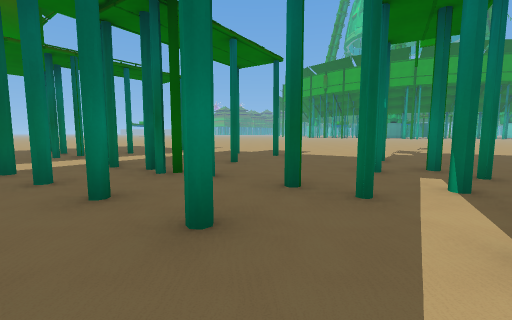
view 1 (above)

19 first-person views from a walk through a 3-D level made in the Godot game engine. The camera is 1.2 m above the floor, tilts 6° down and sees 90° across. The floor is counted in squares, 2 m on a side. Each view is taken from the middle of a square. On the plan, view 1 faces up. The plan holds only what a view shows up to about 9 squares ahead; the rest is blank. The place goes on beyond the plan.

view 2
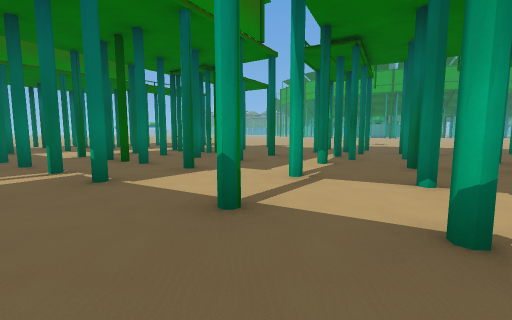

view 3
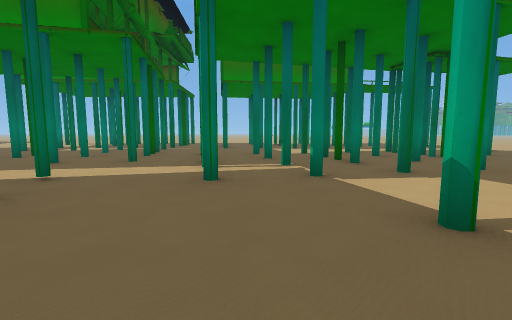

view 4
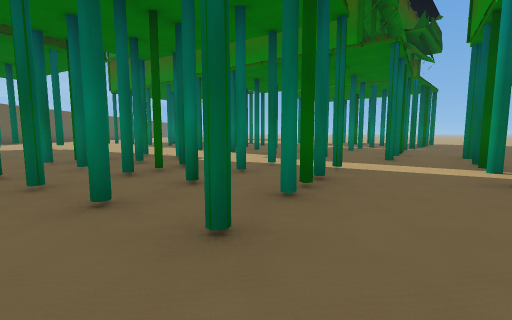

view 5
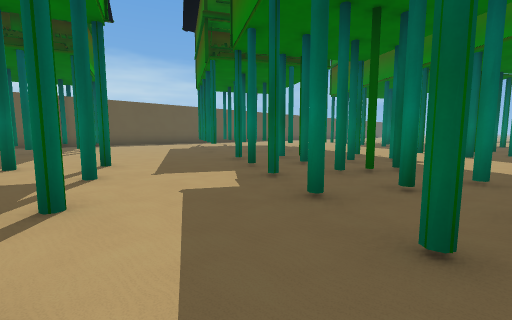

view 6
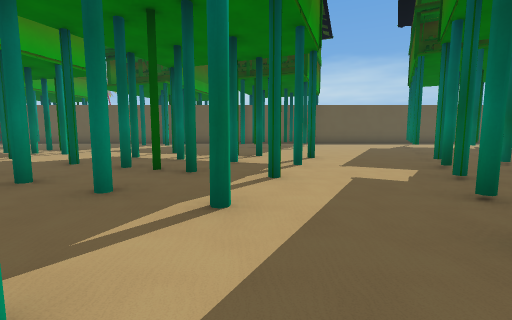

view 7
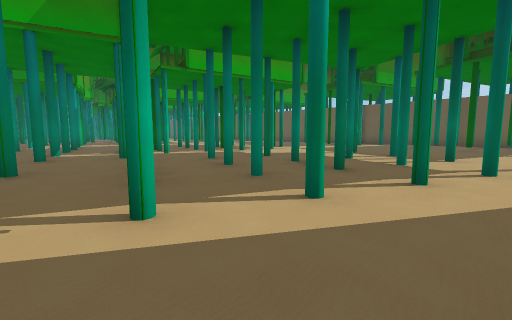

view 8
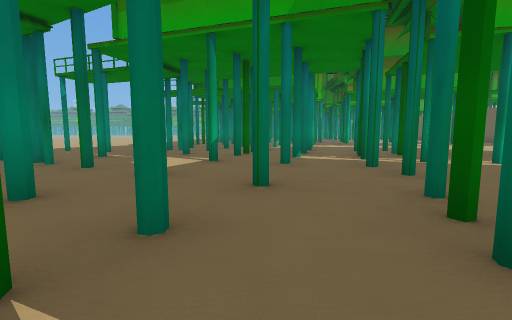

view 9
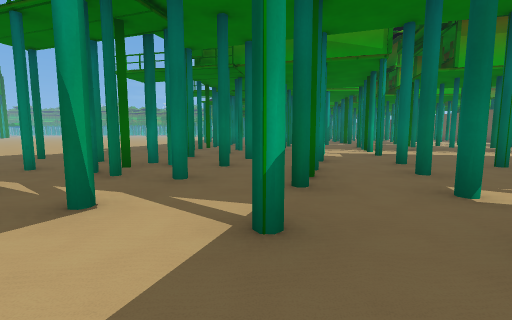

view 10
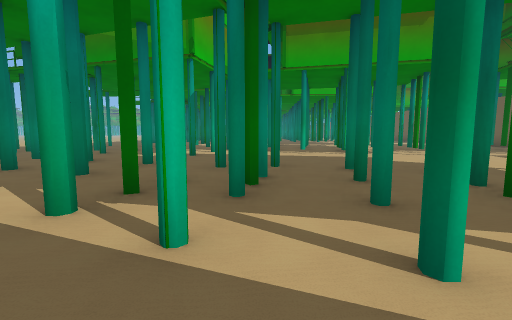

view 11
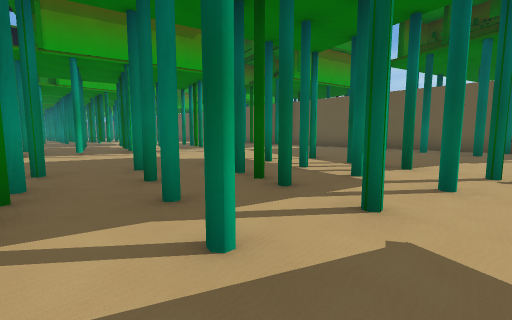

view 12
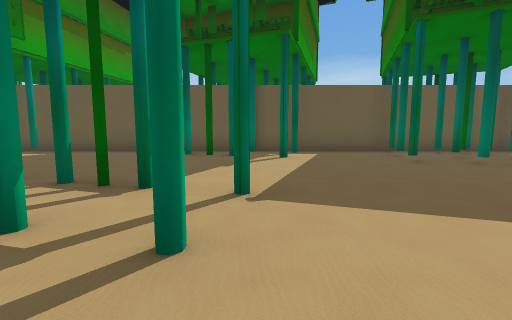

view 13
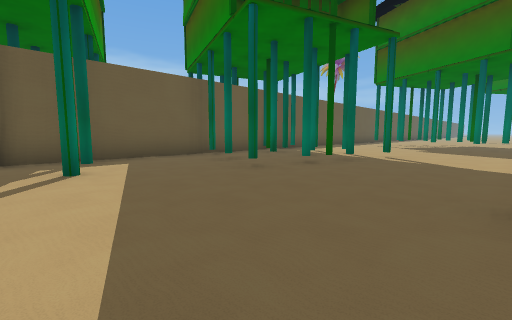

view 14
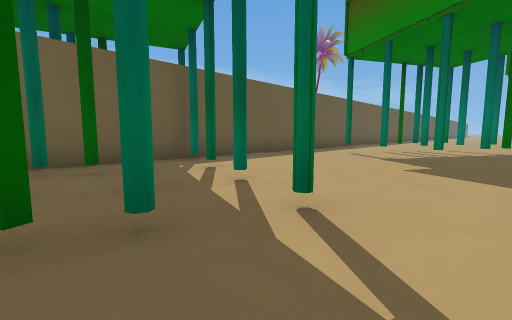

view 15
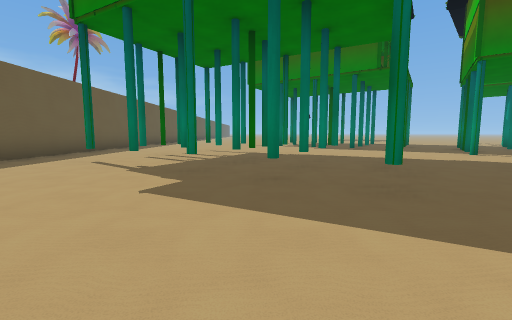

view 16
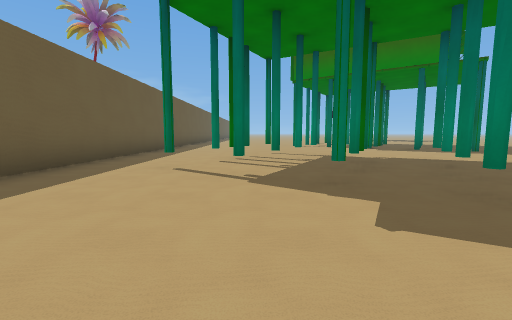

view 17
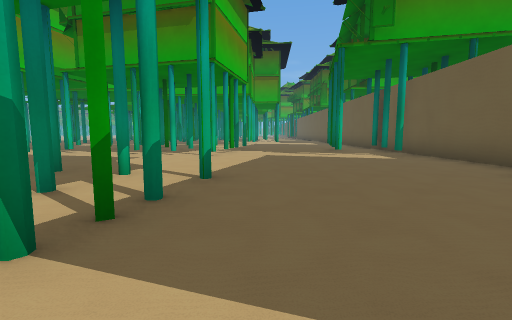

view 18
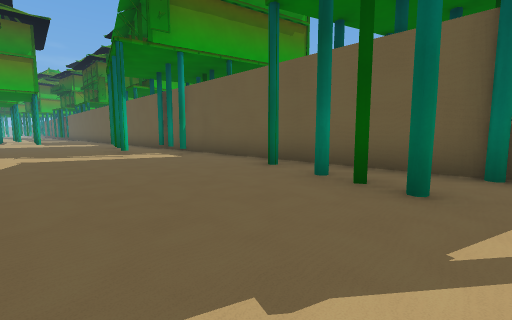

view 19
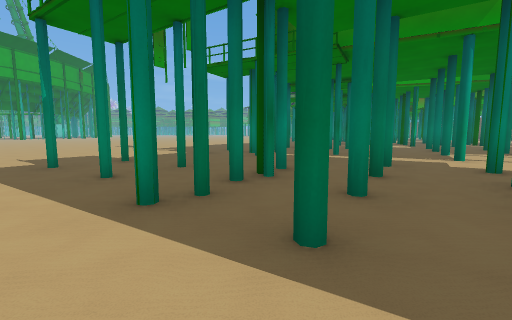

### Floor plan
Key: @ floor where view 1 was taken; # wall or solid block; x gap in a wall; . floor; H house.
Columns run from 11 left of view 1 to 14 right of it. Each row starts with its distance up from view 1.
 12               ..
 11              ...
 10             ....
  9        .# ........
  8    H.H .. #........
  7     H ......#......
  6    H.H#...#...#...
  5   H.H...H#.#...#.       ..
  4    H.H...HH...H.       ...
  3    .H....#.H..#HH    ....
  2     ....H...#x#...H ..#..
  1   ....H.HH..H...H........
  0   H..H..H.H@..HH.#.H##...
 -1  H..H.HH.H...H..... HH...#
 -2 H.H..H..H..H..H....H....HH
 -3 .H..........HH....H...H...
 -4 ........H......H....H....H
 -5 ..H...HH....HH...HH......
 -6 HH.H..H..H.H....HH...H.H..
 -7 ..H..HHH......H....H....HH
 -8 H...HH.H....H..H...H....H#
 -9 ......H...H....H.HHH.....H
-10 ....H.....H..HH..HH.......
-11 ..H..H.....HH.......H....H
-12 ..H..........H.....H....HH
-13 .H.HH.H..........HH.....HH
-14 ..H..H...H................
-15 HH.HH......H..............
-16 ..H.......HH...........H..
-17 ........H.H.H....HH......H
-18 ........#...#..H...H....#.
-19 ##########################

Positions as (right, up) in squares from view 1, and headings:
1: (0, 0), facing up
2: (0, -4), facing up
3: (0, -4), facing up-left
4: (0, -5), facing left
5: (0, -5), facing down-left
6: (0, -4), facing down
7: (-1, -4), facing down-right
8: (1, -4), facing right
9: (5, -3), facing right
10: (5, -8), facing right
11: (5, -8), facing down-right
12: (5, -10), facing down
13: (5, -12), facing down-left
14: (0, -13), facing down-left
15: (-2, -13), facing left
16: (-3, -15), facing left
17: (5, -14), facing right
18: (5, -14), facing down-right
19: (-5, 4), facing right
